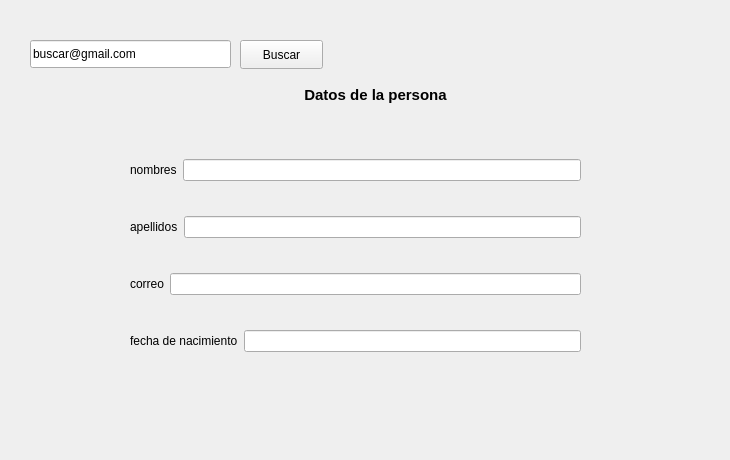
<?xml version="1.0" encoding="UTF-8"?>
<ui version="4.0">
 <class>WidgetBuscarUser</class>
 <widget class="QWidget" name="WidgetBuscarUser">
  <property name="geometry">
   <rect>
    <x>0</x>
    <y>0</y>
    <width>730</width>
    <height>460</height>
   </rect>
  </property>
  <property name="windowTitle">
   <string>Form</string>
  </property>
  <widget class="QLineEdit" name="lineEdit_correo">
   <property name="geometry">
    <rect>
     <x>30</x>
     <y>40</y>
     <width>201</width>
     <height>28</height>
    </rect>
   </property>
   <property name="text">
    <string>buscar@gmail.com</string>
   </property>
  </widget>
  <widget class="QPushButton" name="pushButton">
   <property name="geometry">
    <rect>
     <x>240</x>
     <y>40</y>
     <width>83</width>
     <height>29</height>
    </rect>
   </property>
   <property name="text">
    <string>Buscar</string>
   </property>
  </widget>
  <widget class="QWidget" name="layoutWidget">
   <property name="geometry">
    <rect>
     <x>130</x>
     <y>130</y>
     <width>451</width>
     <height>251</height>
    </rect>
   </property>
   <layout class="QVBoxLayout" name="verticalLayout_2">
    <item>
     <layout class="QHBoxLayout" name="horizontalLayout_2">
      <item>
       <widget class="QLabel" name="label">
        <property name="text">
         <string>nombres</string>
        </property>
       </widget>
      </item>
      <item>
       <widget class="QLineEdit" name="txt_name">
        <property name="enabled">
         <bool>true</bool>
        </property>
       </widget>
      </item>
     </layout>
    </item>
    <item>
     <layout class="QHBoxLayout" name="horizontalLayout_3">
      <item>
       <widget class="QLabel" name="label_2">
        <property name="text">
         <string>apellidos</string>
        </property>
       </widget>
      </item>
      <item>
       <widget class="QLineEdit" name="txt_lastname">
        <property name="enabled">
         <bool>true</bool>
        </property>
       </widget>
      </item>
     </layout>
    </item>
    <item>
     <layout class="QHBoxLayout" name="horizontalLayout_4">
      <item>
       <widget class="QLabel" name="label_3">
        <property name="text">
         <string>correo</string>
        </property>
       </widget>
      </item>
      <item>
       <widget class="QLineEdit" name="txt_correo">
        <property name="enabled">
         <bool>true</bool>
        </property>
       </widget>
      </item>
     </layout>
    </item>
    <item>
     <layout class="QHBoxLayout" name="horizontalLayout">
      <item>
       <widget class="QLabel" name="label_5">
        <property name="text">
         <string>fecha de nacimiento</string>
        </property>
       </widget>
      </item>
      <item>
       <widget class="QLineEdit" name="txt_date_birthday">
        <property name="enabled">
         <bool>true</bool>
        </property>
       </widget>
      </item>
     </layout>
    </item>
   </layout>
  </widget>
  <widget class="QLabel" name="label_4">
   <property name="geometry">
    <rect>
     <x>240</x>
     <y>80</y>
     <width>271</width>
     <height>31</height>
    </rect>
   </property>
   <property name="text">
    <string>&lt;html&gt;&lt;head/&gt;&lt;body&gt;&lt;p align=&quot;center&quot;&gt;&lt;span style=&quot; font-size:11pt; font-weight:700;&quot;&gt;Datos de la persona&lt;/span&gt;&lt;/p&gt;&lt;/body&gt;&lt;/html&gt;</string>
   </property>
  </widget>
 </widget>
 <resources/>
 <connections/>
</ui>
